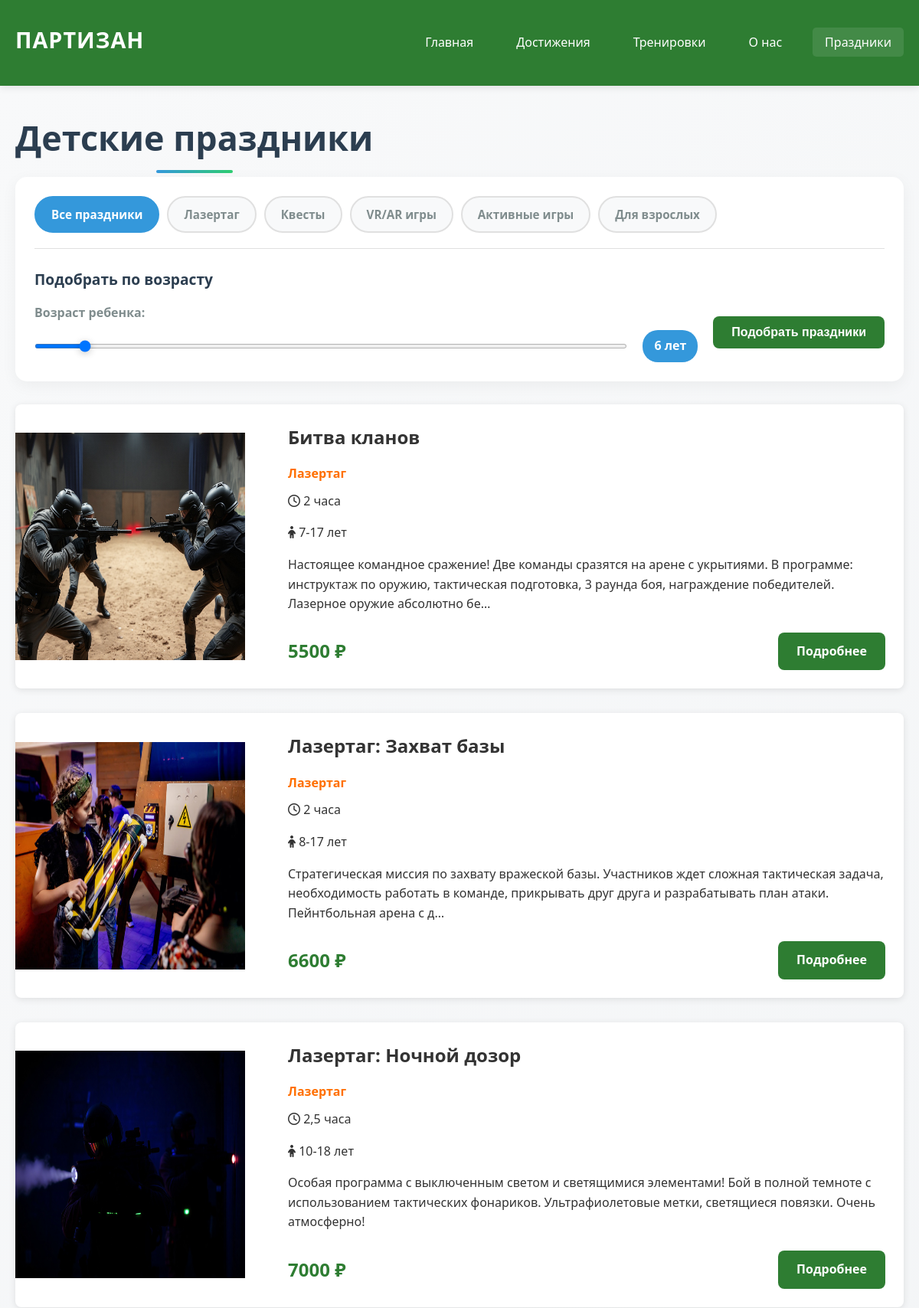
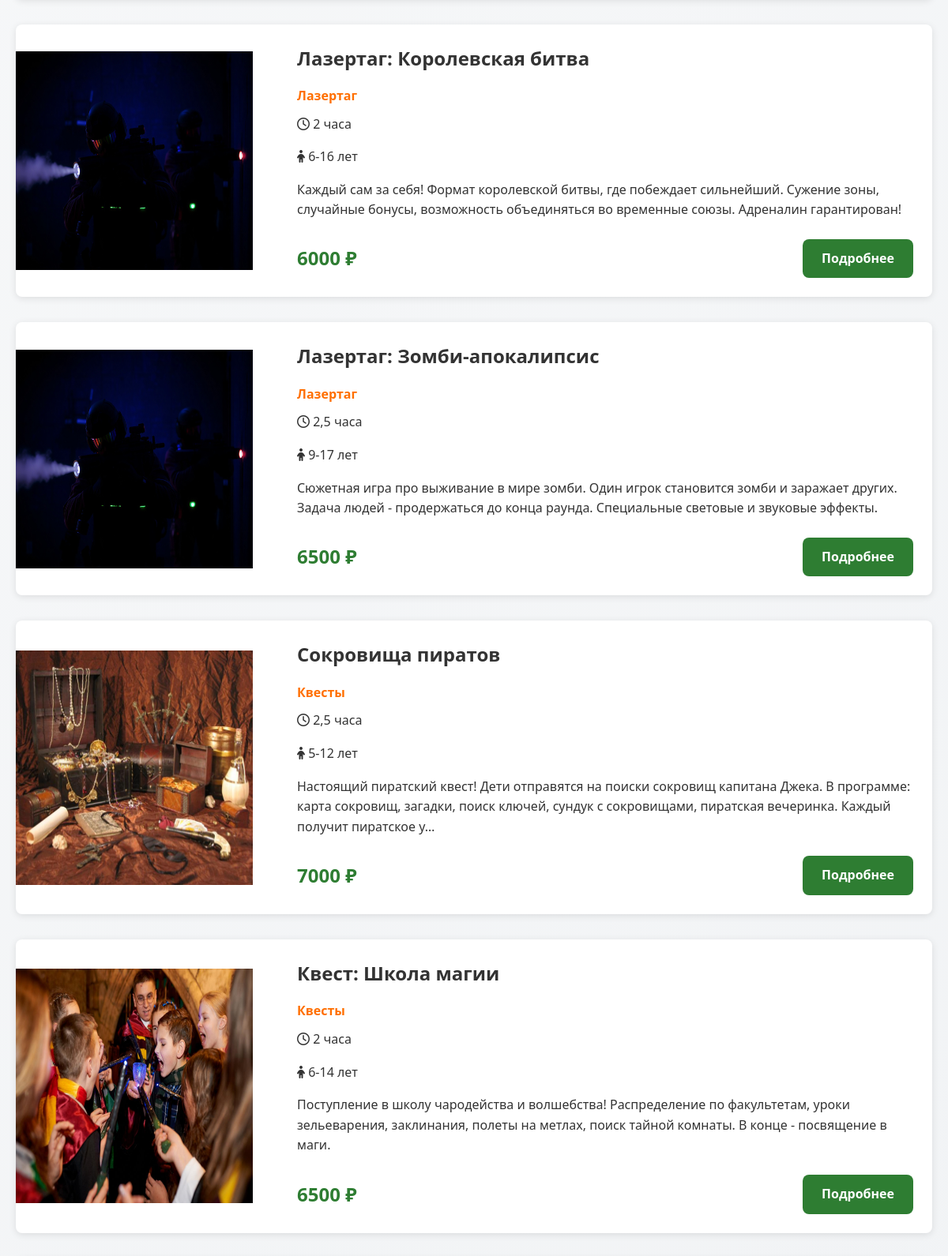
Screenshot of /holidays/ (upper part) with the database file from the repository (2 pictures, top to bottom).
### partizan/models.py (models this page shows, shortened)
class Category(models.Model):
    name = models.CharField(max_length=100, verbose_name="Название категории")
    slug = models.SlugField(max_length=100, unique=True, verbose_name="URL")
    description = models.TextField(verbose_name="Описание", blank=True)
    class Meta:
        verbose_name = "Категория"
        verbose_name_plural = "Категории"

class Holiday(models.Model):
    category = models.ForeignKey(Category, on_delete=models.CASCADE,
                                related_name='holidays', verbose_name="Категория")
    title = models.CharField(max_length=200, verbose_name="Название праздника")
    slug = models.SlugField(max_length=200, unique=True, verbose_name="URL")
    image = models.ImageField(upload_to='holidays/', verbose_name="Фото")
    duration = models.CharField(max_length=50, verbose_name="Длительность")
    description = models.TextField(verbose_name="Описание")
    price = models.IntegerField(verbose_name="Цена (₽)", default=0)
    min_age = models.IntegerField(verbose_name="Минимальный возраст", default=3)
    max_age = models.IntegerField(verbose_name="Максимальный возраст", default=12)
    max_children = models.IntegerField(verbose_name="Максимум детей", default=10)
    active = models.BooleanField(default=True, verbose_name="Активный")
    class Meta:
        verbose_name = "Праздник"
        verbose_name_plural = "Праздники"

### partizan/views.py (the view)
# urls.py: path('holidays/', views.HolidaysView.as_view(), name='holidays'),
class HolidaysView(ListView):
    model = Holiday
    template_name = 'holidays.html'
    context_object_name = 'holidays'
    def get_queryset(self):
        queryset = Holiday.objects.filter(active=True)
        category_slug = self.kwargs.get('category_slug')
        if category_slug:
            category = get_object_or_404(Category, slug=category_slug)
            queryset = queryset.filter(category=category)
        age = self.request.GET.get('age')
        if age and age.isdigit():
            age = int(age)
            queryset = queryset.filter(min_age__lte=age, max_age__gte=age)
        return queryset
    def get_context_data(self, **kwargs):
        context = super().get_context_data(**kwargs)
        context['categories'] = Category.objects.all()
        age = self.request.GET.get('age')
        if age and age.isdigit():
            context['selected_age'] = int(age)
        return context

### partizan/context_processors.py (called while the page is built)
def categories(request):
    return {
        'all_categories': Category.objects.all(),
        'contact_info': Contact.objects.first(),
    }

### templates/holidays.html (shortened to what this page needs)
{% extends 'base.html' %}
{% load static %}
{% block content %}
<section class="section-1">
    <div class="container">
        <h1 class="page-title">Детские праздники</h1>
        <div class="holid-filters-container">
            <div class="holid-categories-filter">
                <a href="{% url 'holidays' %}" class="holid-category-btn {% if not request.GET.category and not request.resolver_match.kwargs.category_slug %}active{% endif %}">
                    Все праздники
                </a>
                {% for category in categories %}
                <a href="{% url 'holidays_by_category' category.slug %}"
                   class="holid-category-btn
                   {% if request.GET.category == category.slug|stringformat:'s' %}active{% endif %}">
                    {{ category.name }}
                </a>
                {% endfor %}
            </div>
                        <div class="holid-age-filter">
                <h3>Подобрать по возрасту</h3>
                <form method="get" id="holid-age-filter-form" class="holid-age-filter-form">
                    <div class="holid-age-input-group">
                        <label for="child-age">Возраст ребенка:</label>
                        <div class="holid-age-slider-container">
                            <input type="range" id="child-age-slider" name="age" min="4" max="30" value="{{ request.GET.age|default:6 }}" class="holid-age-slider">
                            <span class="holid-age-value" id="holid-age-value">{{ request.GET.age|default:6 }} лет</span>
                        </div>
                    </div>
                    <button type="submit" class="btn btn-primary">Подобрать праздники</button>
                </form>
            </div>
        </div>
        <div class="holidays-container">
            {% for holiday in holidays %}
            <div class="holiday-card-large">
                {% if holiday.image %}
                <img src="{{ holiday.image.url }}" alt="{{ holiday.title }}" class="holiday-image">
                {% endif %}
                <div class="holiday-info">
                    <h3>{{ holiday.title }}</h3>
                    <p class="holiday-category">{{ holiday.category.name }}</p>
                    <div class="holid-holiday-meta">
                        <p class="holiday-duration"><i class="far fa-clock"></i> {{ holiday.duration }}</p>
                        <p class="holiday-age"><i class="fas fa-child"></i> {{ holiday.min_age }}-{{ holiday.max_age }} лет</p>
                    </div>
                    <div class="holiday-description">
                        {{ holiday.description|truncatechars:200 }}
                    </div>
                    <div class="holiday-actions">
                        <span class="price">{{ holiday.price }} ₽</span>
                        <a href="{% url 'holiday_detail' holiday.slug %}" class="btn btn-primary">Подробнее</a>
                    </div>
                </div>
            </div>
            {% endfor %}
        </div>
    </div>
</section>
{% endblock %}

### templates/base.html (shortened to what this page needs)
<!DOCTYPE html>
<html lang="ru">
<head>
    {% load static %}
    <link rel="stylesheet" href="{% static 'css/style.css' %}">
    <link rel="stylesheet" href="https://cdnjs.cloudflare.com/ajax/libs/font-awesome/6.4.0/css/all.min.css">
</head>
<body>
    <header class="header">
        <div class="container">
            <div class="logo">
                <h1><a href="{% url 'home' %}">Партизан</a></h1>
            </div>
            <nav class="main-nav">
                <ul>
                    <li><a href="{% url 'home' %}" class="{% if request.path == '/' %}active{% endif %}">Главная</a></li>
                    <li><a href="{% url 'achievements' %}" class="{% if 'achievements' in request.path %}active{% endif %}">Достижения</a></li>
                    <li><a href="{% url 'trainings' %}" class="{% if 'trainings' in request.path %}active{% endif %}">Тренировки</a></li>
                    <li><a href="{% url 'about' %}" class="{% if 'about' in request.path %}active{% endif %}">О нас</a></li>
                    <li><a href="{% url 'holidays' %}" class="{% if 'holidays' in request.path %}active{% endif %}">Праздники</a></li>
                </ul>
            </nav>
        </div>
    </header>
    <main>
        {% block content %}{% endblock %}
    </main>
</body>
</html>

### static/css/style.css (style rules this page uses)
* { margin: 0; padding: 0; box-sizing: border-box; }
:root { --primary-color: #2E7D32; --secondary-color: #FF6F00; --dark-color: #1B5E20; --light-color: #E8F5E9; --text-color: #333; --light-text: #666; --background: #fff; --shadow: 0 2px 10px rgba(0, 0, 0, 0.1); --border-radius: 8px; }
body { font-family: 'Segoe UI', Tahoma, Geneva, Verdana, sans-serif; line-height: 1.6; color: var(--text-color); background-color: var(--background); }
.container { max-width: 1200px; margin: 0 auto; padding: 0 20px; }
h1, h2, h3, h4 { margin-bottom: 1rem; }
h1 { font-size: 2.5rem; }
h3 { font-size: 1.5rem; }
p { margin-bottom: 1rem; }
a { text-decoration: none; transition: color 0.3s; }
.btn { display: inline-block; padding: 12px 24px; border: none; border-radius: var(--border-radius); font-size: 1rem; font-weight: 600; cursor: pointer; transition: all 0.3s; text-align: center; }
.btn-primary { background-color: var(--primary-color); color: white; }
.header { background-color: var(--primary-color); color: white; padding: 1rem 0; position: sticky; top: 0; z-index: 1000; box-shadow: var(--shadow); }
.header .container { display: flex; justify-content: space-between; align-items: center; }
.logo h1 a { color: white; font-size: 1.8rem; text-transform: uppercase; letter-spacing: 1px; text-decoration: none; }
.main-nav ul { display: flex; list-style: none; gap: 1.5rem; margin: 0; padding: 0; }
.main-nav a { color: white; text-decoration: none; padding: 0.5rem 1rem; border-radius: 5px; transition: background-color 0.3s; }
.main-nav a:hover, .main-nav a.active { background-color: rgba(255, 255, 255, 0.1); }
.section-1 { padding: 2rem 0; background: linear-gradient(135deg, #f8f9fa 0%, #e9ecef 100%); }
.holidays-container { display: flex; flex-direction: column; gap: 2rem; }
.holiday-card-large { display: grid; grid-template-columns: 300px 1fr; gap: 2rem; background: white; border-radius: var(--border-radius); overflow: hidden; box-shadow: var(--shadow); }
.holiday-image { width: 100%; height: 80%; align-self: center; }
.holiday-info { padding: 1.5rem; }
.holiday-category { color: var(--secondary-color); font-weight: 600; margin-bottom: 0.5rem; }
.holiday-actions { display: flex; justify-content: space-between; align-items: center; margin-top: 1.5rem; }
.price { font-size: 1.5rem; font-weight: 700; color: var(--primary-color); }
.page-title { text-align: center; color: #2c3e50; margin-bottom: 40px; font-size: 2.5rem; }
.page-title { text-align: center; color: var(--dark-color); margin-bottom: 10px; font-size: 2.8rem; }
.page-title { color: #2c3e50; font-size: 2.8rem; margin-bottom: 15px; font-weight: 700; position: relative; display: inline-block; }
.page-title:after { content: ''; position: absolute; bottom: -10px; left: 50%; transform: translateX(-50%); width: 100px; height: 4px; background: linear-gradient(90deg, #3498db, #2ecc71); border-radius: 2px; }
.holid-filters-container { margin-bottom: 30px; background: white; border-radius: 15px; padding: 25px; box-shadow: 0 5px 20px rgba(0, 0, 0, 0.05); }
.holid-categories-filter { display: flex; gap: 10px; flex-wrap: wrap; margin-bottom: 25px; padding-bottom: 20px; border-bottom: 1px solid #e0e0e0; }
.holid-category-btn { padding: 10px 20px; background: #f8f9fa; border: 2px solid #e0e0e0; border-radius: 25px; color: #7f8c8d; font-weight: 600; cursor: pointer; transition: all 0.3s; font-size: 0.95rem; text-decoration: none; display: inline-block; }
.holid-category-btn:hover, .holid-category-btn.active { background: #3498db; border-color: #3498db; color: white; }
.holid-age-filter { margin-top: 10px; }
.holid-age-filter h3 { color: #2c3e50; font-size: 1.2rem; margin-bottom: 15px; }
.holid-age-filter-form { display: flex; align-items: center; flex-wrap: wrap; gap: 20px; }
.holid-age-input-group { flex: 1; min-width: 300px; }
.holid-age-input-group label { display: block; margin-bottom: 10px; color: #7f8c8d; font-weight: 600; }
.holid-age-slider-container { display: flex; align-items: center; gap: 20px; }
.holid-age-slider { flex: 1; height: 6px; background: linear-gradient(90deg, #3498db, #2ecc71); border-radius: 3px; outline: none; }
.holid-age-value { min-width: 60px; padding: 8px 15px; background: #3498db; color: white; border-radius: 20px; font-weight: 600; text-align: center; }
.holid-holiday-meta { margin: 10px 0; }

### rows the page displays
Category: name "Лазертаг"
Category: name "Квесты"
Category: name "VR/AR игры"
Category: name "Активные игры"
Category: name "Для взрослых"
Holiday: image (picture), title "Битва кланов", category.name "Лазертаг", duration "2 часа", min_age "7", max_age "17", description "Настоящее командное сражение! Две команды сразятся на арене с укрытиями. В программе: инструктаж по оружию, тактическая подготовка, 3 раунда боя, награждение победителей. Лазерное оружие абсолютно бе…", price "5500"
Holiday: image (picture), title "Лазертаг: Захват базы", category.name "Лазертаг", duration "2 часа", min_age "8", max_age "17", description "Стратегическая миссия по захвату вражеской базы. Участников ждет сложная тактическая задача, необходимость работать в команде, прикрывать друг друга и разрабатывать план атаки. Пейнтбольная арена с д…", price "6600"
Holiday: image (picture), title "Лазертаг: Ночной дозор", category.name "Лазертаг", duration "2,5 часа", min_age "10", max_age "18", description "Особая программа с выключенным светом и светящимися элементами! Бой в полной темноте с использованием тактических фонариков. Ультрафиолетовые метки, светящиеся повязки. Очень атмосферно!", price "7000"
Holiday: image (picture), title "Лазертаг: Королевская битва", category.name "Лазертаг", duration "2 часа", min_age "6", max_age "16", description "Каждый сам за себя! Формат королевской битвы, где побеждает сильнейший. Сужение зоны, случайные бонусы, возможность объединяться во временные союзы. Адреналин гарантирован!", price "6000"
Holiday: image (picture), title "Лазертаг: Зомби-апокалипсис", category.name "Лазертаг", duration "2,5 часа", min_age "9", max_age "17", description "Сюжетная игра про выживание в мире зомби. Один игрок становится зомби и заражает других. Задача людей - продержаться до конца раунда. Специальные световые и звуковые эффекты.", price "6500"
Holiday: image (picture), title "Сокровища пиратов", category.name "Квесты", duration "2,5 часа", min_age "5", max_age "12", description "Настоящий пиратский квест! Дети отправятся на поиски сокровищ капитана Джека. В программе: карта сокровищ, загадки, поиск ключей, сундук с сокровищами, пиратская вечеринка. Каждый получит пиратское у…", price "7000"
Holiday: image (picture), title "Квест: Школа магии", category.name "Квесты", duration "2 часа", min_age "6", max_age "14", description "Поступление в школу чародейства и волшебства! Распределение по факультетам, уроки зельеварения, заклинания, полеты на метлах, поиск тайной комнаты. В конце - посвящение в маги.", price "6500"

### other values shown
{{ request.GET.age|default:6 }} "6"
